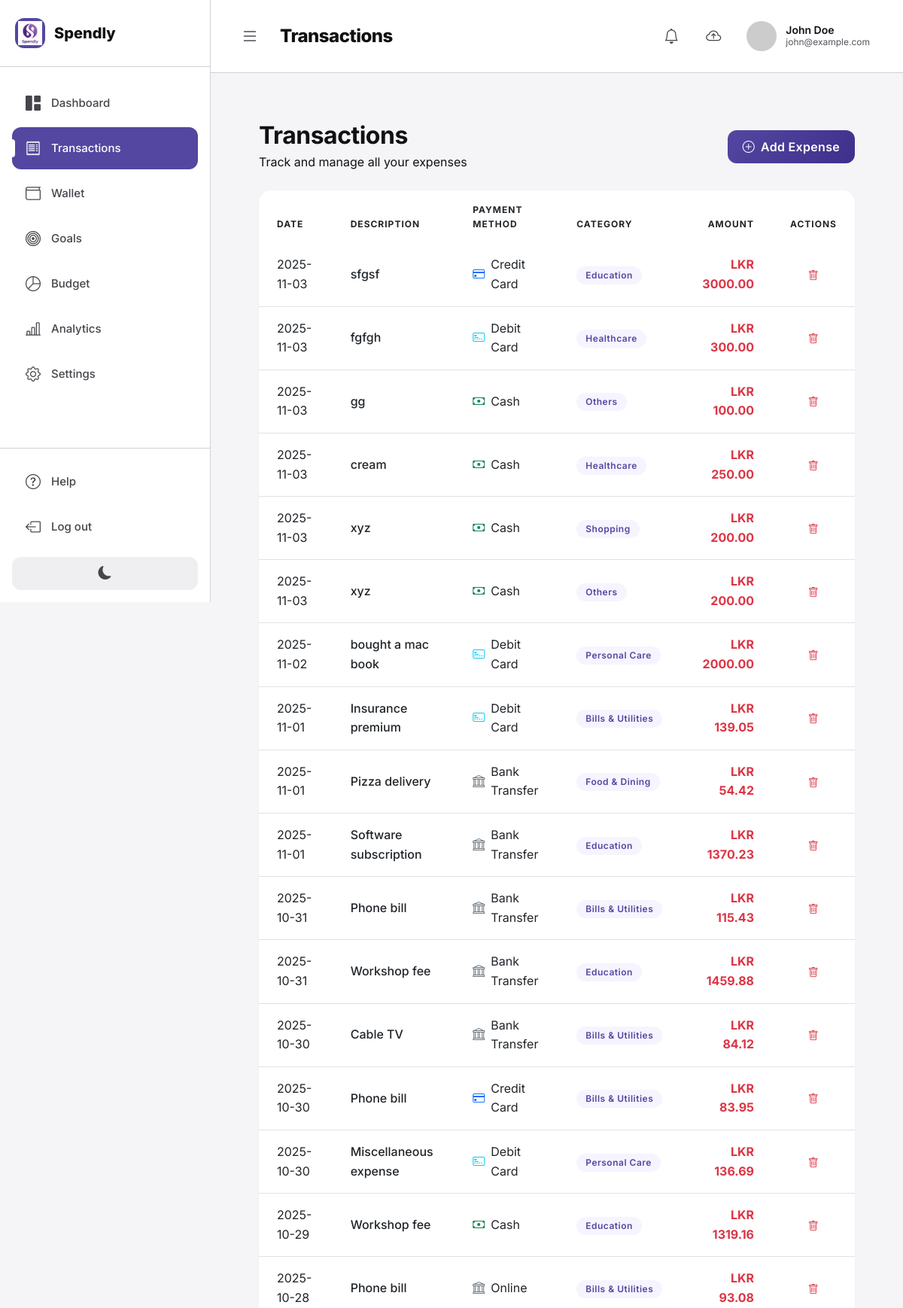
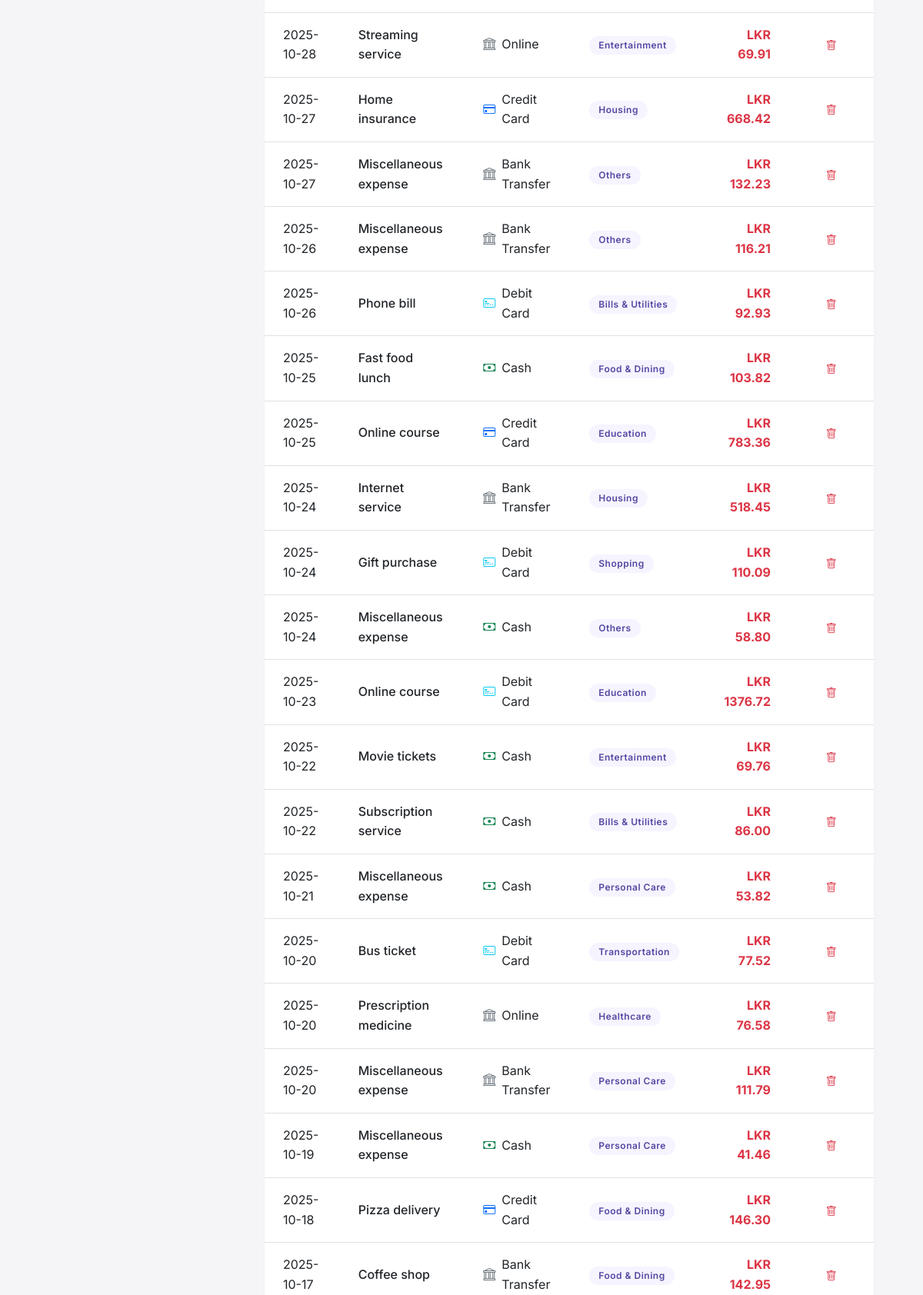
The app's page /expenses (signed in, upper part) with its own data (2 pictures, top to bottom).
### tables this page shows
CREATE TABLE expense (
    expense_id INTEGER PRIMARY KEY AUTOINCREMENT,
    user_id INTEGER NOT NULL,
    category_id INTEGER NOT NULL,
    amount REAL NOT NULL CHECK (amount > 0),
    expense_date TEXT NOT NULL,
    description TEXT,
    payment_method TEXT NOT NULL CHECK (payment_method IN ('Cash', 'Credit Card', 'Debit Card', 'Online', 'Bank Transfer')),
    created_at TEXT NOT NULL DEFAULT (datetime('now')),
    modified_at TEXT NOT NULL DEFAULT (datetime('now')),
    is_synced INTEGER NOT NULL DEFAULT 0 CHECK (is_synced IN (0, 1)),
    sync_timestamp TEXT,
    FOREIGN KEY (user_id) REFERENCES user(user_id) ON DELETE CASCADE,
    FOREIGN KEY (category_id) REFERENCES category(category_id) ON DELETE RESTRICT
);

CREATE TABLE category (
    category_id INTEGER PRIMARY KEY AUTOINCREMENT,
    category_name TEXT NOT NULL UNIQUE,
    category_type TEXT NOT NULL CHECK (category_type IN ('EXPENSE', 'INCOME')),
    description TEXT,
    is_active INTEGER NOT NULL DEFAULT 1 CHECK (is_active IN (0, 1))
);

### webapp/app.py (the view)
@app.route('/expenses')
@login_required
def expenses():
    db = get_sqlite_db()
    user_id = session['user_id']
    expenses_list = db.execute('''
        SELECT e.*, c.category_name
        FROM expense e
        JOIN category c ON e.category_id = c.category_id
        WHERE e.user_id = ?
        ORDER BY e.expense_date DESC, e.created_at DESC
    ''', (user_id,)).fetchall()
    categories = db.execute('''
        SELECT * FROM category
        WHERE category_type = 'EXPENSE' AND is_active = 1
        ORDER BY category_name
    ''').fetchall()
    db.close()
    return render_template('expenses.html',
                         expenses=expenses_list,
                         categories=categories)

### webapp/app.py (called while the page is built)
@app.context_processor
def inject_pending_sync_count():
    if 'user_id' in session:
        db = get_sqlite_db()
        user_id = session['user_id']
        pending_count = 0
        pending_count += db.execute('SELECT COUNT(*) as count FROM expense WHERE user_id = ? AND is_synced = 0', (user_id,)).fetchone()['count']
        pending_count += db.execute('SELECT COUNT(*) as count FROM income WHERE user_id = ? AND is_synced = 0', (user_id,)).fetchone()['count']
        pending_count += db.execute('SELECT COUNT(*) as count FROM budget WHERE user_id = ? AND is_synced = 0', (user_id,)).fetchone()['count']
        pending_count += db.execute('SELECT COUNT(*) as count FROM savings_goal WHERE user_id = ? AND is_synced = 0', (user_id,)).fetchone()['count']
        db.close()
        return dict(pending_sync_count=pending_count)
    return dict(pending_sync_count=0)

def get_sqlite_db():
    conn = sqlite3.connect(SQLITE_DB_PATH)
    conn.row_factory = sqlite3.Row
    return conn

def login_required(f):
    @wraps(f)
    def decorated_function(*args, **kwargs):
        if 'user_id' not in session:
            flash('Please log in to access this page.', 'warning')
            return redirect(url_for('login'))
        return f(*args, **kwargs)
    return decorated_function

### webapp/templates/expenses.html (shortened to what this page needs)
{% extends "base.html" %}
{% block page_title %}Transactions{% endblock %}
{% block content %}
<div class="finset-content">
    <div class="d-flex justify-content-between align-items-center mb-4">
        <div>
            <h2 class="fw-bold mb-1">Transactions</h2>
            <p class="text-muted mb-0">Track and manage all your expenses</p>
        </div>
        <button class="btn btn-primary d-flex align-items-center gap-2" data-bs-toggle="modal" data-bs-target="#addExpenseModal">
            <i class="bi bi-plus-circle"></i>
            <span>Add Expense</span>
        </button>
    </div>
    <div class="card border-0 shadow-sm">
        <div class="card-body p-0">
            {% if expenses %}
            <div class="table-responsive">
                <table class="table table-hover align-middle mb-0">
                    <thead>
                        <tr>
                            <th class="px-4 py-3">DATE</th>
                            <th class="px-4 py-3">DESCRIPTION</th>
                            <th class="px-4 py-3">PAYMENT METHOD</th>
                            <th class="px-4 py-3">CATEGORY</th>
                            <th class="px-4 py-3 text-end">AMOUNT</th>
                            <th class="px-4 py-3 text-center">ACTIONS</th>
                        </tr>
                    </thead>
                    <tbody>
                        {% for expense in expenses %}
                        <tr>
                            <td class="px-4 py-3">
                                <span class="text-muted">{{ expense.expense_date }}</span>
                            </td>
                            <td class="px-4 py-3">
                                <span class="fw-medium">{{ expense.description or 'No description' }}</span>
                            </td>
                            <td class="px-4 py-3">
                                <div class="d-flex align-items-center gap-2">
                                    {% if expense.payment_method == 'Cash' %}
                                        <i class="bi bi-cash text-success"></i>
                                    {% elif expense.payment_method == 'Credit Card' %}
                                        <i class="bi bi-credit-card text-primary"></i>
                                    {% elif expense.payment_method == 'Debit Card' %}
                                        <i class="bi bi-credit-card-2-front text-info"></i>
                                    {% elif expense.payment_method == 'Digital Wallet' %}
                                        <i class="bi bi-wallet2 text-warning"></i>
                                    {% else %}
                                        <i class="bi bi-bank text-secondary"></i>
                                    {% endif %}
                                    <span>{{ expense.payment_method }}</span>
                                </div>
                            </td>
                            <td class="px-4 py-3">
                                <span class="badge rounded-pill" style="background-color: var(--primary-100); color: var(--primary-900); padding: 6px 12px;">
                                    {{ expense.category_name }}
                                </span>
                            </td>
                            <td class="px-4 py-3 text-end">
                                <span class="fw-bold text-danger">LKR {{ "%.2f"|format(expense.amount) }}</span>
                            </td>
                            <td class="px-4 py-3 text-center">
                                <a href="{{ url_for('delete_expense', expense_id=expense.expense_id) }}"
                                   class="btn btn-sm btn-outline-danger"
                                   onclick="return confirm('Are you sure you want to delete this expense?');">
                                    <i class="bi bi-trash"></i>
                                </a>
                            </td>
                        </tr>
                        {% endfor %}
                    </tbody>
                </table>
            </div>
            {% endif %}
        </div>
    </div>
</div>
{% endblock %}

### webapp/static/css/style.css (style rules this page uses)
:root { --primary-900: #5347A1; --primary-800: #6657C6; --primary-700: #7668E4; --primary-600: #8470FF; --primary-500: #A498FF; --primary-400: #BFB7FF; --primary-300: #D6D2FF; --primary-200: #ECEAFF; --primary-100: #F5F4FF; --primary-color: #5347A1; --primary-dark: #3E2F8A; --primary-light: #8470FF; --gray-900: #111113; --gray-800: #222226; --gray-700: #343438; --gray-600: #45454B; --gray-500: #56565E; --gray-400: #82828C; --gray-300: #A1A1A9; --gray-200: #D0D0D4; --gray-100: #EFEFF1; --success-800: #297832; --success-200: #E3FAE6; --danger-500: #E83838; --danger-200: #FFE8E8; --warning-500: #F9970C; --warning-200: #FEF4E1; --dark-color: #111113; --light-bg: #F5F5F7; --white: #FFFFFF; --black: #000000; --border-radius: 16px; --border-radius-sm: 12px; --border-radius-lg: 20px; --shadow-sm: 0 1px 2px rgba(0, 0, 0, 0.05); --shadow-md: 0 4px 6px rgba(0, 0, 0, 0.07); --shadow-lg: 0 10px 15px rgba(0, 0, 0, 0.1); --shadow-xl: 0 20px 25px rgba(0, 0, 0, 0.15); }
* { box-sizing: border-box; }
body { background-color: var(--light-bg); font-family: 'Inter', -apple-system, BlinkMacSystemFont, 'Segoe UI', Roboto, 'Helvetica Neue', Arial, sans-serif; color: var(--dark-color); line-height: 1.6; }
h1, h2, h3, h4, h5, h6 { font-weight: 700; color: var(--dark-color); letter-spacing: -0.5px; }
.finset-content { flex: 1; padding: 32px; }
.card { border: none; border-radius: var(--border-radius); transition: all 0.3s cubic-bezier(0.4, 0, 0.2, 1); background: var(--white); box-shadow: var(--shadow-sm); overflow: hidden; }
.card-body { padding: 1.5rem; }
.btn { border-radius: var(--border-radius-sm); font-weight: 600; padding: 0.625rem 1.25rem; transition: all 0.3s cubic-bezier(0.4, 0, 0.2, 1); border: none; letter-spacing: 0.3px; }
.btn-primary { background: linear-gradient(135deg, var(--primary-color) 0%, var(--primary-dark) 100%); }
.table { border-radius: var(--border-radius); overflow: hidden; }
.table thead { background: var(--light-bg); font-weight: 700; text-transform: uppercase; font-size: 0.75rem; letter-spacing: 1px; color: var(--gray-medium); }
.table thead th { border-bottom: 2px solid var(--gray-light); padding: 1rem; }
.table tbody td { padding: 1rem; vertical-align: middle; }
.table-hover tbody tr { transition: all 0.2s ease; cursor: pointer; }
.badge { padding: 0.5em 1em; border-radius: 100px; font-weight: 600; font-size: 0.75rem; letter-spacing: 0.5px; }
.bi { vertical-align: middle; }
.card, .alert { animation: fadeIn 0.4s ease; }
.shadow-sm { box-shadow: var(--shadow-sm) !important; }
.text-muted { color: var(--gray-medium) !important; }
body { transition: background-color 0.3s ease, color 0.3s ease; }
.card, .finset-sidebar, .finset-header, .form-control, .form-select { transition: background-color 0.3s ease, color 0.3s ease, border-color 0.3s ease; }

### records on screen
expense: expense_date "2025-11-03", description "sfgsf", payment_method "Credit Card", category_name "Education", amount "3000.00"
expense: expense_date "2025-11-03", description "fgfgh", payment_method "Debit Card", category_name "Healthcare", amount "300.00"
expense: expense_date "2025-11-03", description "gg", payment_method "Cash", category_name "Others", amount "100.00"
expense: expense_date "2025-11-03", description "cream", payment_method "Cash", category_name "Healthcare", amount "250.00"
expense: expense_date "2025-11-03", description "xyz", payment_method "Cash", category_name "Shopping", amount "200.00"
expense: expense_date "2025-11-03", description "xyz", payment_method "Cash", category_name "Others", amount "200.00"
expense: expense_date "2025-11-02", description "bought a mac book", payment_method "Debit Card", category_name "Personal Care", amount "2000.00"
expense: expense_date "2025-11-01", description "Insurance premium", payment_method "Debit Card", category_name "Bills & Utilities", amount "139.05"
expense: expense_date "2025-11-01", description "Pizza delivery", payment_method "Bank Transfer", category_name "Food & Dining", amount "54.42"
expense: expense_date "2025-11-01", description "Software subscription", payment_method "Bank Transfer", category_name "Education", amount "1370.23"
expense: expense_date "2025-10-31", description "Phone bill", payment_method "Bank Transfer", category_name "Bills & Utilities", amount "115.43"
expense: expense_date "2025-10-31", description "Workshop fee", payment_method "Bank Transfer", category_name "Education", amount "1459.88"
expense: expense_date "2025-10-30", description "Cable TV", payment_method "Bank Transfer", category_name "Bills & Utilities", amount "84.12"
expense: expense_date "2025-10-30", description "Phone bill", payment_method "Credit Card", category_name "Bills & Utilities", amount "83.95"
expense: expense_date "2025-10-30", description "Miscellaneous expense", payment_method "Debit Card", category_name "Personal Care", amount "136.69"
expense: expense_date "2025-10-29", description "Workshop fee", payment_method "Cash", category_name "Education", amount "1319.16"
expense: expense_date "2025-10-28", description "Phone bill", payment_method "Online", category_name "Bills & Utilities", amount "93.08"
expense: expense_date "2025-10-28", description "Streaming service", payment_method "Online", category_name "Entertainment", amount "69.91"
expense: expense_date "2025-10-27", description "Home insurance", payment_method "Credit Card", category_name "Housing", amount "668.42"
expense: expense_date "2025-10-27", description "Miscellaneous expense", payment_method "Bank Transfer", category_name "Others", amount "132.23"
expense: expense_date "2025-10-26", description "Miscellaneous expense", payment_method "Bank Transfer", category_name "Others", amount "116.21"
expense: expense_date "2025-10-26", description "Phone bill", payment_method "Debit Card", category_name "Bills & Utilities", amount "92.93"
expense: expense_date "2025-10-25", description "Fast food lunch", payment_method "Cash", category_name "Food & Dining", amount "103.82"
expense: expense_date "2025-10-25", description "Online course", payment_method "Credit Card", category_name "Education", amount "783.36"
expense: expense_date "2025-10-24", description "Internet service", payment_method "Bank Transfer", category_name "Housing", amount "518.45"
expense: expense_date "2025-10-24", description "Gift purchase", payment_method "Debit Card", category_name "Shopping", amount "110.09"
expense: expense_date "2025-10-24", description "Miscellaneous expense", payment_method "Cash", category_name "Others", amount "58.80"
expense: expense_date "2025-10-23", description "Online course", payment_method "Debit Card", category_name "Education", amount "1376.72"
expense: expense_date "2025-10-22", description "Movie tickets", payment_method "Cash", category_name "Entertainment", amount "69.76"
expense: expense_date "2025-10-22", description "Subscription service", payment_method "Cash", category_name "Bills & Utilities", amount "86.00"
expense: expense_date "2025-10-21", description "Miscellaneous expense", payment_method "Cash", category_name "Personal Care", amount "53.82"
expense: expense_date "2025-10-20", description "Bus ticket", payment_method "Debit Card", category_name "Transportation", amount "77.52"
expense: expense_date "2025-10-20", description "Prescription medicine", payment_method "Online", category_name "Healthcare", amount "76.58"
expense: expense_date "2025-10-20", description "Miscellaneous expense", payment_method "Bank Transfer", category_name "Personal Care", amount "111.79"
expense: expense_date "2025-10-19", description "Miscellaneous expense", payment_method "Cash", category_name "Personal Care", amount "41.46"
expense: expense_date "2025-10-18", description "Pizza delivery", payment_method "Credit Card", category_name "Food & Dining", amount "146.30"
expense: expense_date "2025-10-17", description "Coffee shop", payment_method "Bank Transfer", category_name "Food & Dining", amount "142.95"

### other values on screen
{{ session.full_name }} "John Doe"
{{ session.email }} "john@example.com"
